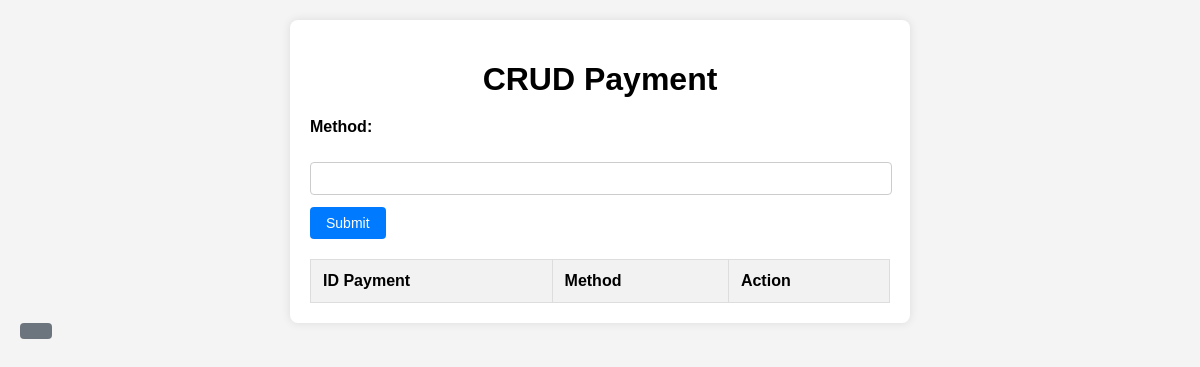
/payment/datapayment.php, run on an earlier commit of the app's database.
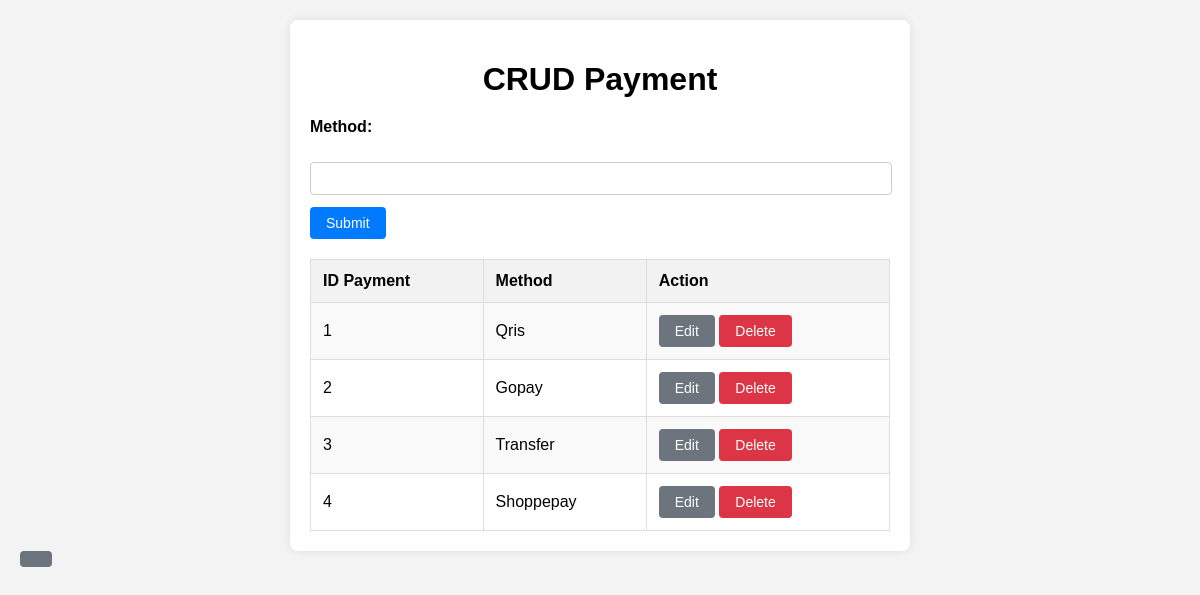
And on a later commit of the database.
### tables this page shows
CREATE TABLE `payment` (
  `id_pay` int(11) NOT NULL,
  `method` varchar(100) NOT NULL
);

### payment/datapayment.php (the view, shortened to what this page needs)
<?php
$koneksi = mysqli_connect("localhost", "username", "password", "kesehatan");
$query = "SELECT * FROM payment";
$result = mysqli_query($koneksi, $query);
?>
<!DOCTYPE html>
<html lang="en">
<head>
    <link rel="stylesheet" href="style.css">
</head>
<body>
    <div class="container">
        <h1>CRUD Payment</h1>
        <form action="" method="post">
            <label for="method">Method:</label><br>
            <input type="text" id="method" name="method" value="<?php echo isset($_GET['method']) ? $_GET['method'] : ''; ?>" required><br>
            <input type="submit" name="submit" value="<?php echo isset($_GET['action']) && $_GET['action'] == 'edit' ? 'Update' : 'Submit'; ?>" class="submit-btn">
        </form>
        <table>
            <tr>
                <th>ID Payment</th>
                <th>Method</th>
                <th>Action</th>
            </tr>
            <?php while ($row = mysqli_fetch_assoc($result)) : ?>
            <tr>
                <td><?php echo $row['id_pay']; ?></td>
                <td><?php echo $row['method']; ?></td>
                <td>
                    <a href="datapayment.php?action=edit&id=<?php echo $row['id_pay']; ?>&method=<?php echo $row['method']; ?>" class="edit-btn">Edit</a>
                    <a href="datapayment.php?action=delete&id=<?php echo $row['id_pay']; ?>" class="delete-btn" onclick="return confirm('Apakah Anda yakin ingin menghapus data ini?');">Delete</a>
                </td>
            </tr>
            <?php endwhile; ?>
        </table>
    </div>
    <a href="../admin.php" class="edit-btn"Back></a>
</body>
</html>

What changed in the data, as far as the page shows it:
added payment: id_pay "1", method "Qris"
added payment: id_pay "2", method "Gopay"
added payment: id_pay "3", method "Transfer"
added payment: id_pay "4", method "Shoppepay"
